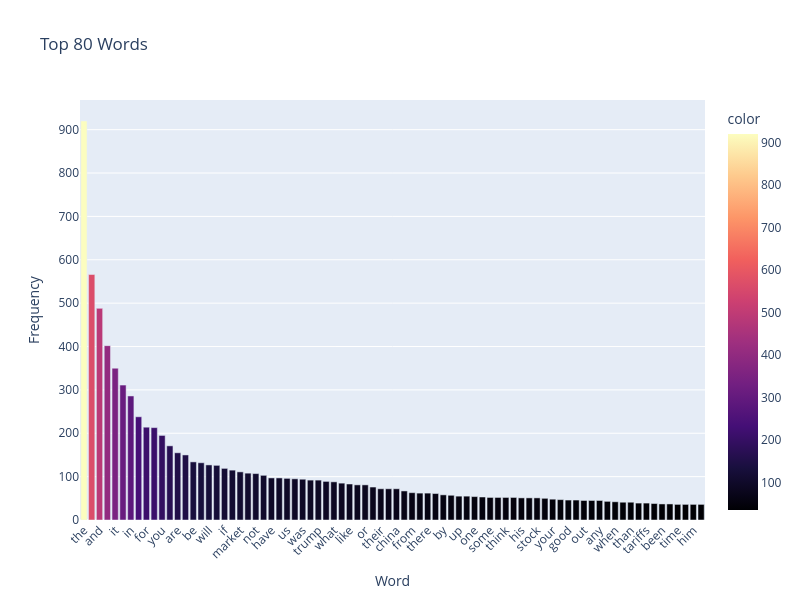

The cell this chart's notebook holds for it:
### Code cell
import plotly.express as px

# Create interactive bar chart
fig = px.bar(
    x=top_words,
    y=top_counts,
    labels={'x': 'Word', 'y': 'Frequency'},
    title='Top 80 Words',
    color=top_counts,
    color_continuous_scale='magma',
    text=top_counts  # Show counts on bars
)

# Improve layout
fig.update_layout(
    xaxis_tickangle=-45,  # Rotate word labels
    height=600,
    width=800
)

# Show interactive plot
fig.show()

### Figure 1 — Plotly figure (JSON) as saved in the notebook; plotly's stock layout.template omitted (floating-point values rounded to 4 significant figures)
{"data": [{"hovertemplate": "Word=%{x}<br>Frequency=%{y}<br>text=%{text}<br>color=%{marker.color}<extra></extra>", "legendgroup": "", "marker": {"color": [920, 566, 488, 402, 350, 311, 286, 238, 214, 213, 195, 171, 155, 150, 134, 132, 127, 126, 119, 115, 111, 108, 107, 103, 97, 97, 96, 95, 94, 92, 92, 89, 88, 85, 83, 81, 81, 76, 72, 72, 72, 67, 63, 62, 62, 61, 58, 57, 55, 55, 54, 53, 52, 52, 52, 52, 51, 51, 51, 50, 48, 47, 46, 46, 45, 45, 45, 43, 42, 41, 41, 39, 39, 38, 37, 37, 36, 36, 36, 36], "coloraxis": "coloraxis", "pattern": {"shape": ""}}, "name": "", "orientation": "v", "showlegend": false, "text": [920.0, 566.0, 488.0, 402.0, 350.0, 311.0, 286.0, 238.0, 214.0, 213.0, 195.0, 171.0, 155.0, 150.0, 134.0, 132.0, 127.0, 126.0, 119.0, 115.0, 111.0, 108.0, 107.0, 103.0, 97.0, 97.0, 96.0, 95.0, 94.0, 92.0, 92.0, 89.0, 88.0, 85.0, 83.0, 81.0, 81.0, 76.0, 72.0, 72.0, 72.0, 67.0, 63.0, 62.0, 62.0, 61.0, 58.0, 57.0, 55.0, 55.0, 54.0, 53.0, 52.0, 52.0, 52.0, 52.0, 51.0, 51.0, 51.0, 50.0, 48.0, 47.0, 46.0, 46.0, 45.0, 45.0, 45.0, 43.0, 42.0, 41.0, 41.0, 39.0, 39.0, 38.0, 37.0, 37.0, 36.0, 36.0, 36.0, 36.0], "textposition": "auto", "type": "bar", "x": ["the", "to", "and", "is", "it", "of", "in", "that", "for", "this", "you", "on", "are", "they", "be", "he", "will", "with", "if", "as", "market", "but", "not", "so", "have", "all", "us", "just", "was", "at", "trump", "my", "what", "can", "like", "we", "or", "has", "their", "about", "china", "more", "from", "now", "there", "no", "by", "re", "up", "how", "one", "do", "some", "even", "think", "them", "his", "people", "stock", "going", "your", "an", "good", "money", "out", "would", "any", "see", "when", "who", "than", "only", "tariffs", "why", "been", "get", "time", "make", "him", "other"], "xaxis": "x", "y": [920, 566, 488, 402, 350, 311, 286, 238, 214, 213, 195, 171, 155, 150, 134, 132, 127, 126, 119, 115, 111, 108, 107, 103, 97, 97, 96, 95, 94, 92, 92, 89, 88, 85, 83, 81, 81, 76, 72, 72, 72, 67, 63, 62, 62, 61, 58, 57, 55, 55, 54, 53, 52, 52, 52, 52, 51, 51, 51, 50, 48, 47, 46, 46, 45, 45, 45, 43, 42, 41, 41, 39, 39, 38, 37, 37, 36, 36, 36, 36], "yaxis": "y"}], "layout": {"barmode": "relative", "coloraxis": {"colorbar": {"title": {"text": "color"}}, "colorscale": [[0, "#000004"], [0.1111, "#180f3d"], [0.2222, "#440f76"], [0.3333, "#721f81"], [0.4444, "#9e2f7f"], [0.5556, "#cd4071"], [0.6667, "#f1605d"], [0.7778, "#fd9668"], [0.8889, "#feca8d"], [1, "#fcfdbf"]]}, "height": 600, "legend": {"tracegroupgap": 0}, "title": {"text": "Top 80 Words"}, "width": 800, "xaxis": {"anchor": "y", "domain": [0, 1], "tickangle": -45, "title": {"text": "Word"}}, "yaxis": {"anchor": "x", "domain": [0, 1], "title": {"text": "Frequency"}}}}
